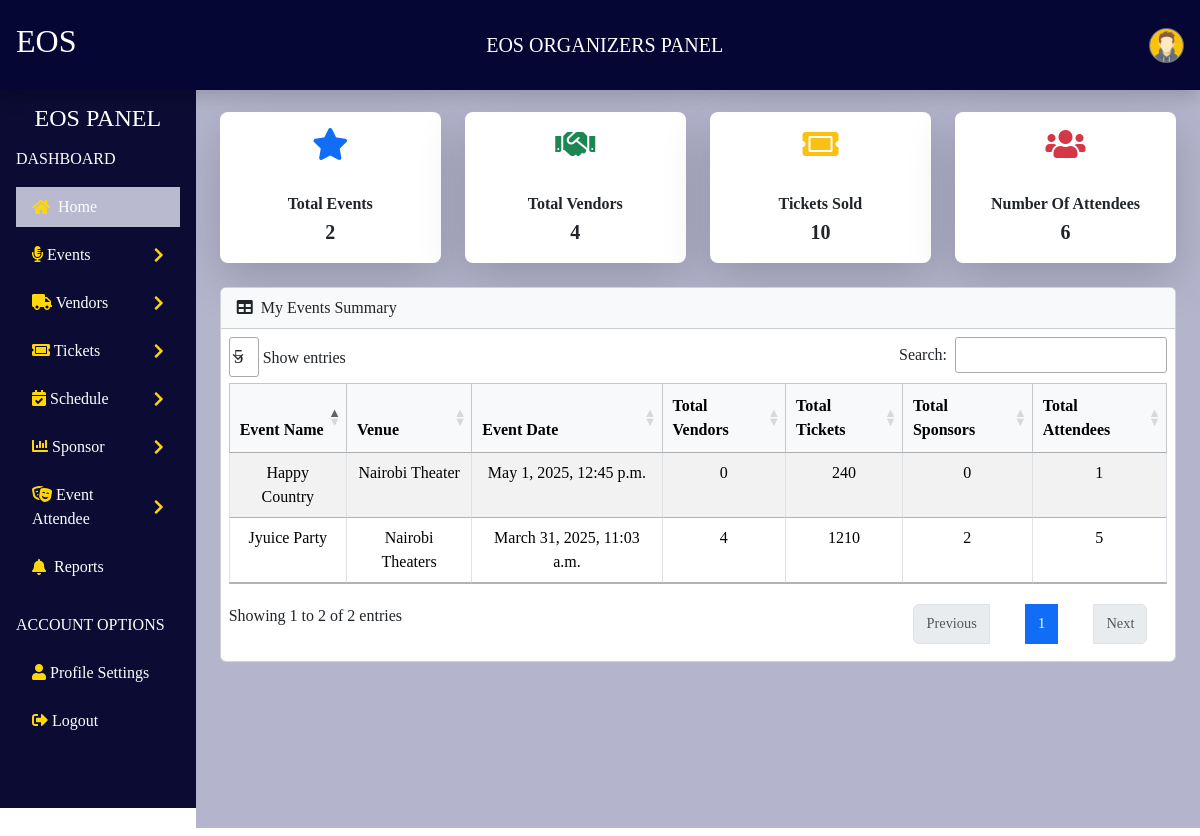
The app's page /dashboard/ (signed in) with its own data.
### organizers/models.py (models this page shows, shortened)
class Event(models.Model):
    EVENT_TYPES = [
         ('Theater', 'Theater'),
        ('conference', 'Conference'),
        ('workshop', 'Workshop'),
        ('seminar', 'Seminar'),
        ('concert', 'Concert'),
        ('wedding', 'Wedding'),
        ('corporate', 'Corporate Event'),
    ]
    event_name = models.CharField(max_length=255)
    event_type = models.CharField(max_length=50, choices=EVENT_TYPES)
    event_description = models.TextField()
    event_theme = models.CharField(max_length=255, blank=True, null=True)
    event_date = models.DateTimeField()
    venue = models.CharField(max_length=255)
    setup_time = models.DateTimeField()
    breakdown_time = models.DateTimeField()
    user = models.ForeignKey(User, on_delete=models.CASCADE)  # Link event to user
    poster = models.ImageField(upload_to='event_posters/', null=True, blank=True)

### organizers/views.py (the view)
# urls.py: path('dashboard/', views.dashboard, name='dashboard'),
@login_required
def dashboard(request):
    events = Event.objects.filter(user=request.user)
    total_events = events.count()
    total_vendors = Vendor.objects.filter(event__in=events).count()
    tickets_sold = Order.objects.filter(event__in=events).count()
    total_attendees = Attendee.objects.filter(event__in=events).count()  # Count attendees directly
    event_data = []
    for event in events:
        vendors = Vendor.objects.filter(event=event).count()
        tickets = Ticket.objects.filter(event=event).aggregate(qty=Sum('total_quantity'))['qty'] or 0
        sponsors = Sponsor.objects.filter(event=event).count()
        attendees = Attendee.objects.filter(event=event).count()  # Count attendees per event
        event_data.append({
            'event_name': event.event_name,
            'event_venue': event.venue,
            'event_date': event.event_date,
            'total_vendors': vendors,
            'total_tickets': tickets,
            'total_sponsors': sponsors,
            'total_attendees': attendees,
        })
    context = {
        'event_data': event_data,
        'total_events': total_events,
        'total_vendors': total_vendors,
        'tickets_sold': tickets_sold,
        'total_attendees': total_attendees,
    }
    return render(request, 'dashboard.html', context)

### organizers/templates/dashboard.html (shortened to what this page needs)
{% extends 'master.html' %}
{% load static %}
{% block content %}
<link rel="stylesheet" href="{% static 'css/dash.css' %}">
<link rel="stylesheet" href="https://cdn.datatables.net/1.13.6/css/jquery.dataTables.min.css">
<link rel="stylesheet" href="https://cdn.datatables.net/1.13.6/css/dataTables.bootstrap5.min.css">
<nav class="navbar px-3  fixed-top  shadow">
    <h2 class="text-white">EOS</h2>
    <span class="navbar-brand">EOS ORGANIZERS PANEL</span>
    <div class="d-flex align-items-center">
        <div class="dropdown">
            <button class="btn p-0 border-0 rounded-circle" type="button" data-bs-toggle="dropdown">
                <img src="{% if profile.profile_picture %}{{ profile.profile_picture.url }}{% else %}{% static 'images/avatar.png' %}{% endif %}"
                    alt="Profile"
                     class="rounded-circle border border-secondary"
                     width="35" height="35">
            </button>
        </div>
    </div>
</nav>
<div class="d-flex">
    <nav class="sidebar  text-dark  p-3">
        <h4 class="text-center head ">EOS PANEL</h4>
        <h6 class="text-uppercase mt-3 text-white">Dashboard</h6>
        <ul class="nav flex-column">
            <li class="nav-item my-1 {% if request.path == '/dashboard/' %}active{% endif %}">
                <a class="nav-link d-flex align-items-center" href="{% url 'dashboard' %}">
                    <i class="fas fa-home me-2"></i> Home
                </a>
            </li>
            <li class="nav-item my-1">
                <a class="nav-link d-flex justify-content-between align-items-center" data-bs-toggle="collapse" href="#eventsMenu">
                    <span><i class="fas fa-microphone-alt"></i> Events</span>
                    <i class="fas fa-chevron-right rotate-icon"></i>
                </a>
            </li>
            <li class="nav-item my-1">
                <a class="nav-link d-flex justify-content-between align-items-center" data-bs-toggle="collapse" href="#vendorsMenu">
                    <span><i class="fas fa-truck"></i> Vendors</span>
                    <i class="fas fa-chevron-right rotate-icon"></i>
                </a>
            </li>
            <li class="nav-item my-1">
                <a class="nav-link d-flex justify-content-between align-items-center" data-bs-toggle="collapse" href="#ticketsMenu">
                    <span><i class="fas fa-ticket-alt"></i> Tickets</span>
                    <i class="fas fa-chevron-right rotate-icon"></i>
                </a>
            </li>
            <li class="nav-item my-1">
                <a class="nav-link d-flex justify-content-between align-items-center" data-bs-toggle="collapse" href="#schedulesMenu">
                    <span><i class="fas fa-calendar-check"></i> Schedule</span>
                    <i class="fas fa-chevron-right rotate-icon"></i>
                </a>
            </li>
            <li class="nav-item my-1">
                <a class="nav-link d-flex justify-content-between align-items-center" data-bs-toggle="collapse" href="#sponsorsMenu">
                    <span><i class="fas fa-chart-bar"></i> Sponsor</span>
                    <i class="fas fa-chevron-right rotate-icon"></i>
                </a>
            </li>
            <li class="nav-item my-1">
                <a class="nav-link d-flex justify-content-between align-items-center" data-bs-toggle="collapse" href="#attendeesMenu">
                    <span><i class="fas fa-theater-masks"></i> Event Attendee</span>
                    <i class="fas fa-chevron-right rotate-icon"></i>
                </a>
            </li>
             <li class="nav-item my-1 {% if request.path == '/reports/' %}active{% endif %}">
                <a class="nav-link d-flex align-items-center" href="{% url 'reports' %}">
                    <i class="fas fa-bell me-2"></i> Reports
                </a>
            </li>
        </ul>
        <h6 class="text-uppercase mt-4 text-white">Account Options</h6>
        <ul class="nav flex-column">
            <li class="nav-item my-1">
                <a class="nav-link text-white" href="{% url 'profile' %}"> <i class="fas fa-user"></i> Profile Settings</a>
            </li>
            <li class="nav-item my-1">
                <a class="nav-link text-danger" href="{% url 'logout' %}"> <i class="fas fa-sign-out-alt"></i> Logout</a>
            </li>
        </ul>
    </nav>
    <div class="content flex-grow-1 p-4">
        <div class="row mb-4">
            <div class="col-md-3">
                <div class="card shadow-lg border-0 rounded-3">
                    <div class="card-body text-center py-3">
                        <i class="fas fa-star fa-2x text-primary mb-1"></i>
                        <h6 class="card-title fw-bold mb-1">Total Events</h6>
                        <p class="card-text fs-5 fw-bold mb-0">{{ total_events }}</p>
                    </div>
                </div>
            </div>
            <div class="col-md-3">
                <div class="card shadow-lg border-0 rounded-3">
                    <div class="card-body text-center py-3">
                        <i class="fas fa-handshake fa-2x text-success mb-1"></i>
                        <h6 class="card-title fw-bold mb-1">Total Vendors</h6>
                        <p class="card-text fs-5 fw-bold mb-0">{{ total_vendors }}</p>
                    </div>
                </div>
            </div>
            <div class="col-md-3">
                <div class="card shadow-lg border-0 rounded-3">
                    <div class="card-body text-center py-3">
                        <i class="fas fa-ticket-alt fa-2x text-warning mb-1"></i>
                        <h6 class="card-title fw-bold mb-1">Tickets Sold</h6>
                        <p class="card-text fs-5 fw-bold mb-0">{{ tickets_sold }}</p>
                    </div>
                </div>
            </div>
            <div class="col-md-3">
                <div class="card shadow-lg border-0 rounded-3">
                    <div class="card-body text-center py-3">
                        <i class="fas fa-users fa-2x text-danger mb-1"></i>
                        <h6 class="card-title fw-bold mb-1">Number Of Attendees</h6>
                        <p class="card-text fs-5 fw-bold mb-0">{{ total_attendees }}</p>
                    </div>
                </div>
            </div>
        </div>
        <div class="card mb-3">
    <div class="card-header bg-light py-2">
        <i class="fas fa-table me-1"></i> My Events Summary
    </div>
    <div class="card-body p-2">
        <div class="table-responsive">
            <table id="datatablesSimple" class="table table-striped table-sm table-bordered">
                <thead class="table-light text-center">
                    <tr>
                        <th>Event Name</th>
                        <th>Venue</th>
                        <th>Event Date</th>
                        <th>Total Vendors</th>
                        <th>Total Tickets</th>
                        <th>Total Sponsors</th>
                        <th>Total Attendees</th>
                    </tr>
                </thead>
                <tbody class="text-center">
                    {% for event in event_data %}
                    <tr>
                        <td>{{ event.event_name }}</td>
                        <td>{{ event.event_venue }}</td>
                        <td>{{ event.event_date }}</td>
                        <td>{{ event.total_vendors }}</td>
                        <td>{{ event.total_tickets }}</td>
                        <td>{{ event.total_sponsors }}</td>
                        <td>{{ event.total_attendees }}</td>
                    </tr>
                    {% empty %}
                    <tr>
                        <td colspan="7">No events found.</td>
                    </tr>
                    {% endfor %}
                </tbody>
            </table>
        </div>
    </div>
</div>
    </div>
</div>
{% endblock %}

### organizers/static/css/style.css (style rules this page uses)
html, body { width: 100%; margin: 0; padding: 0; }

### organizers/static/css/dash.css (style rules this page uses)
body { font-family: "Times New Roman", "Georgia", serif; filter: grayscale(5%); height: 100%; overflow: hidden; }
.head { margin-bottom: 20px; }
.nav { margin-top: 15px; }
.navbar-brand { color:white; font-family: "Dancing Script", cursive; }
.navbar { background-color: rgb(6, 6, 54) !important; box-shadow: 0px 4px 10px rgba(255, 255, 255, 0.1); position: fixed; height:90px; top: 0; width: 100%; z-index: 1000; }
h6 { margin-top: 30px !important; margin-bottom: 10px; }
.nav-item { margin-bottom: 8px; }
.head { color:white; margin-bottom: 8px; }
.rotate-icon { transition: transform 0.3s ease-in-out; }
.sidebar { background-color: rgb(11, 11, 54) !important; margin-top: 80px; height: calc(100vh - 80px); overflow-y: auto; }
.nav-link { color: white !important; transition: background-color 0.3s ease, color 0.3s ease; }
.nav-link i { color: gold !important; }
.nav-item.active { background-color: #b9b9d1; }
.content { background-color: rgba(8, 8, 90, 0.301) !important; ; margin-top: 80px; padding: 20px; height: calc(100vh - 60px); overflow-y: auto; overflow-x: hidden; }

### records on screen
Event: event_name "Jyuice Party", event_venue "Nairobi Theaters", event_date "March 31, 2025, 11:03 a.m."
Event: event_name "Happy Country", event_venue "Nairobi Theater", event_date "May 1, 2025, 12:45 p.m."

### other values on screen
{{ total_events }} "2"
{{ total_vendors }} "4"
{{ tickets_sold }} "10"
{{ total_attendees }} "6"
{{ event.total_vendors }} "4" "0"
{{ event.total_tickets }} "1210" "240"
{{ event.total_sponsors }} "2" "0"
{{ event.total_attendees }} "5" "1"
